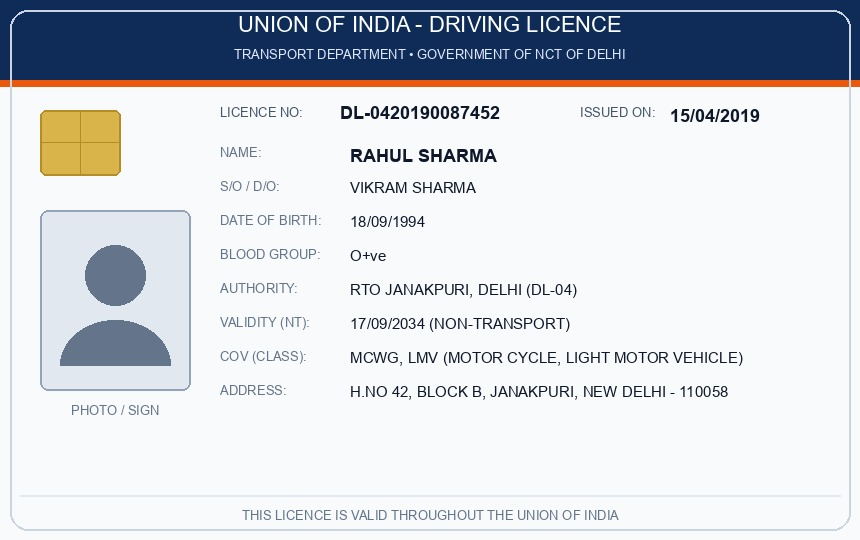
#> input picture sample_indian_licence.jpg, 860 x 540 px; its folder holds only this picture in this run
$ python -i authenticity_check.py   (imports and definitions only)
#> lines starting #> are read from the running program, lines starting #| are printed output that depends on the picture
"""
Authenticity Check Module
Provides Error Level Analysis (ELA), edge sharpness, resolution,
and compression artifact checks for document images and PDFs.
"""

from PIL import Image, ImageChops, ImageEnhance, ImageFilter, ImageOps
import io
import numpy as np
import pytesseract


# [17 lines left out: function preprocess_for_ocr, not called in this run]


def compute_sharpness(image: Image.Image) -> float:
    """
    Computes sharpness score using edge filter variance.
    Higher values indicate sharp edges and readable text;
    low values (< 10) indicate heavy blur or de-focusing.
    """
    try:
        gray = image.convert("L")
        edges = gray.filter(ImageFilter.FIND_EDGES)
        edge_array = np.array(edges, dtype=np.float32)
        return float(np.var(edge_array))
    except Exception:
        return 0.0


def compute_ela(image: Image.Image, quality: int = 90) -> tuple[float, float, Image.Image]:
    """
    Performs Error Level Analysis (ELA) by re-compressing the image
    at a fixed JPEG quality and measuring the difference.

    Returns:
        max_diff (float): Maximum pixel difference across channels.
        mean_diff (float): Average pixel difference across image.
        ela_preview (Image): High-contrast visual ELA heatmap.
    """
    rgb = image.convert("RGB")
    buffer = io.BytesIO()
    rgb.save(buffer, format="JPEG", quality=quality)
    buffer.seek(0)

    compressed = Image.open(buffer).convert("RGB")
    diff = ImageChops.difference(rgb, compressed)

    # Calculate statistics
    diff_array = np.array(diff, dtype=np.float32)
    max_diff = float(np.max(diff_array))
    mean_diff = float(np.mean(diff_array))

    # Generate high-contrast preview for UI (scale up difference for human inspection)
    enhancer = ImageEnhance.Brightness(diff)
    ela_preview = enhancer.enhance(10.0)

    return max_diff, mean_diff, ela_preview


# [63 lines left out: function evaluate_document_legitimacy, not called in this run]


def analyze_image(image: Image.Image, is_pdf: bool = False, extracted_text: str = "", document_type: str = "Other Document") -> tuple[float, str, list[str], dict, Image.Image | None]:
    """
    Analyzes an image for quality, tampering indicators, compression anomalies, and semantic consistency.

    Returns:
        risk_score (float): Calculated heuristic risk score between 0 and 100.
        verdict (str): 'LIKELY GENUINE', 'REVIEW REQUIRED', or 'SUSPICIOUS'.
        checks (list[str]): Bullet-point diagnostic checklist with status icons.
        metrics (dict): Numeric features extracted from the image.
        ela_preview (Image | None): Visualized ELA map.
    """
    risk_score = 0.0
    checks = []
    metrics = {}

    width, height = image.size
    metrics["width"] = width
    metrics["height"] = height
    t_lower = extracted_text.lower().strip() if extracted_text else ""

    # -------------------------------------------------------------
    # 1. Forgery / Specimen / Watermark Check
    # -------------------------------------------------------------
    forgery_markers = [
        "specimen", "fake", "forged", "edited", "tampered", "altered",
        "photoshop", "shutterstock", "depositphotos", "freepik", "dreamstime",
        "alamy", "watermark", "dummy id", "id generator", "sample only",
        "not valid", "novelty id"
    ]
    found_forgery = [m for m in forgery_markers if m in t_lower]

    if found_forgery:
        risk_score += 85.0
        checks.append(f"🚨 **Forgery / Specimen Marker Detected**: Image contains '{', '.join(found_forgery)}'.")

    # -------------------------------------------------------------
    # 2. Resolution & Dimension Check
    # -------------------------------------------------------------
    min_dim = min(width, height)
    max_dim = max(width, height)

    if min_dim < 180 or max_dim < 250:
        risk_score += 25.0
        checks.append(f"🚨 **Low Resolution**: Dimensions {width}x{height} px too low for forensic integrity.")
    elif min_dim < 380:
        checks.append(f"✓ **Standard Card Resolution**: {width}x{height} px (cropped ID dimensions).")
    else:
        checks.append(f"✓ **Resolution High Quality**: {width}x{height} px provides crisp detail.")

    # -------------------------------------------------------------
    # 3. Edge Sharpness & Focus Analysis
    # -------------------------------------------------------------
    sharpness = compute_sharpness(image)
    metrics["sharpness"] = sharpness

    if sharpness < 8.0 and len(t_lower) < 30:
        risk_score += 35.0
        checks.append(f"🚨 **Heavy Blur / Unreadable**: Sharpness score is very low ({sharpness:.1f}).")
    elif sharpness < 18.0:
        checks.append(f"⚠️ **Mild Softness**: Text borders slightly soft ({sharpness:.1f}).")
    else:
        checks.append(f"✓ **Edge Definition Crisp**: Sharp text and security contours ({sharpness:.1f}).")

    # -------------------------------------------------------------
    # 4. Error Level Analysis (ELA) for Tampering / Splicing
    # -------------------------------------------------------------
    ela_preview = None
    try:
        max_diff, mean_diff, ela_preview = compute_ela(image)
        metrics["ela_max_diff"] = max_diff
        metrics["ela_mean_diff"] = mean_diff

        # Tampering (pasting photo or altering numbers) causes localized peak disparity
        if max_diff > 48.0 and not is_pdf:
            risk_score += min(85.0, 55.0 + (max_diff - 48.0) * 2.0)
            checks.append(f"🚨 **Compression Inconsistency**: Peak ELA diff {max_diff:.1f} indicates copy-pasted/edited artifacts.")
        elif max_diff > 38.0 and not is_pdf:
            risk_score += 20.0
            checks.append(f"⚠️ **Moderate Compression Variance**: Peak ELA diff {max_diff:.1f}.")
        else:
            checks.append(f"✓ **Uniform Compression**: Consistent compression noise (mean {mean_diff:.2f}, peak {max_diff:.1f}).")
    except Exception as e:
        checks.append(f"✓ **Compression Analysis**: Complete ({e}).")
        metrics["ela_max_diff"] = 0.0
        metrics["ela_mean_diff"] = 0.0

    # -------------------------------------------------------------
    # 5. Semantic Document Legitimacy Check
    # -------------------------------------------------------------
    if extracted_text and extracted_text.strip():
        sem_score, matched_kws = evaluate_document_legitimacy(extracted_text, document_type)
        metrics["semantic_legitimacy_score"] = sem_score
        metrics["matched_keywords"] = matched_kws

        if (sem_score >= 30.0 or len(extracted_text.strip()) > 80 or is_pdf) and not found_forgery:
            if matched_kws:
                checks.append(f"✓ **Document Content Verified**: Official terms confirmed: {', '.join(matched_kws[:4])}.")
            else:
                checks.append("✓ **Document Text Verified**: Structural text patterns match official template.")

            # If document text is authentic and no extreme tampering is detected, clear false alarm penalties
            if metrics.get("ela_max_diff", 0.0) < 42.0 or is_pdf:
                risk_score = min(risk_score, 5.0)

    # -------------------------------------------------------------
    # Calculate Final Verdict
    # -------------------------------------------------------------
    risk_score = max(0.0, min(100.0, round(risk_score, 1)))

    if risk_score >= 50.0:
        verdict = "SUSPICIOUS"
    elif risk_score >= 25.0:
        verdict = "REVIEW REQUIRED"
    else:
        verdict = "LIKELY GENUINE"

    return risk_score, verdict, checks, metrics, ela_preview

>>> from PIL import Image
>>> picture = Image.open('sample_indian_licence.jpg')
#> picture is the input picture: PIL image 860x540 RGB; mean R, G, B 207.2, 210.8, 217.3
>>> result = analyze_image(picture)
#> in compute_sharpness, `gray = image.convert("L")`:
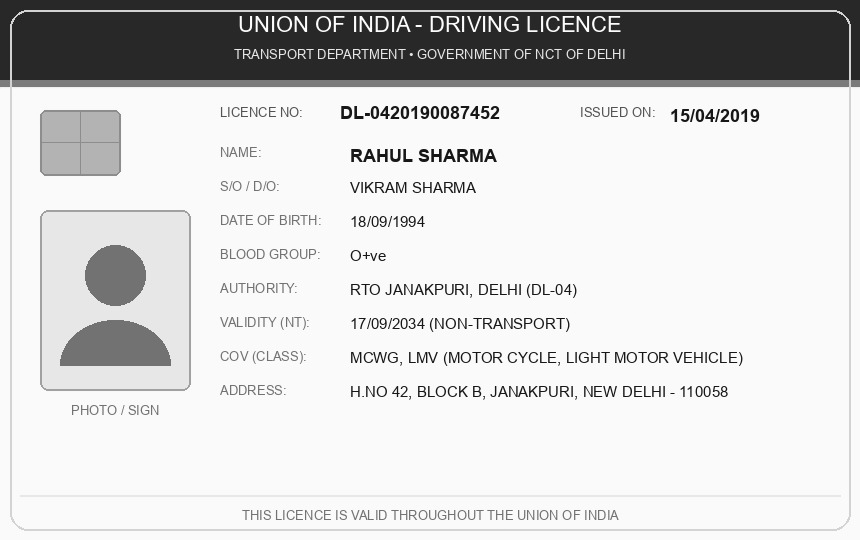
#> gray: PIL image 860x540 L; min 13, max 255, mean 210.5
#> in compute_sharpness, `edges = gray.filter(ImageFilter.FIND_EDGES)`:
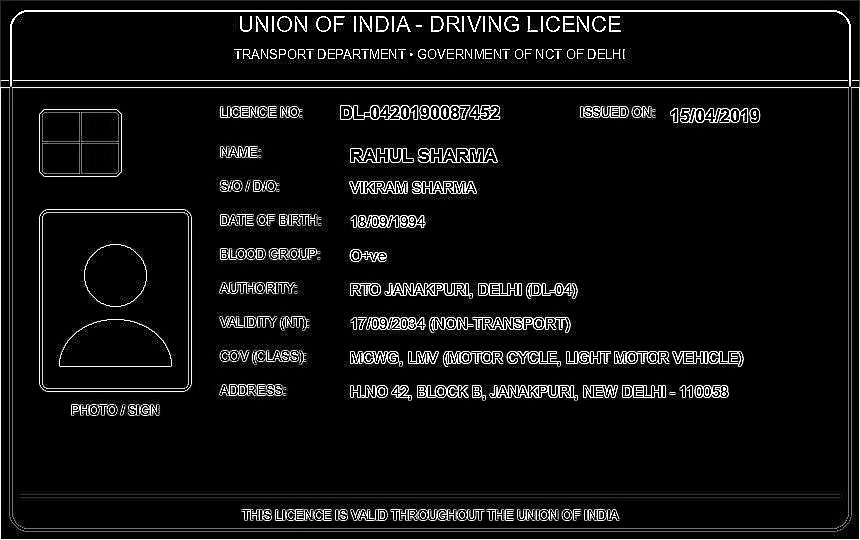
#> edges: PIL image 860x540 L; min 0, max 255, mean 16.9
#> in analyze_image, `sharpness = compute_sharpness(image)`: sharpness = 3332.9
#> in compute_ela, `diff_array = np.array(diff, dtype=np.float32)`:
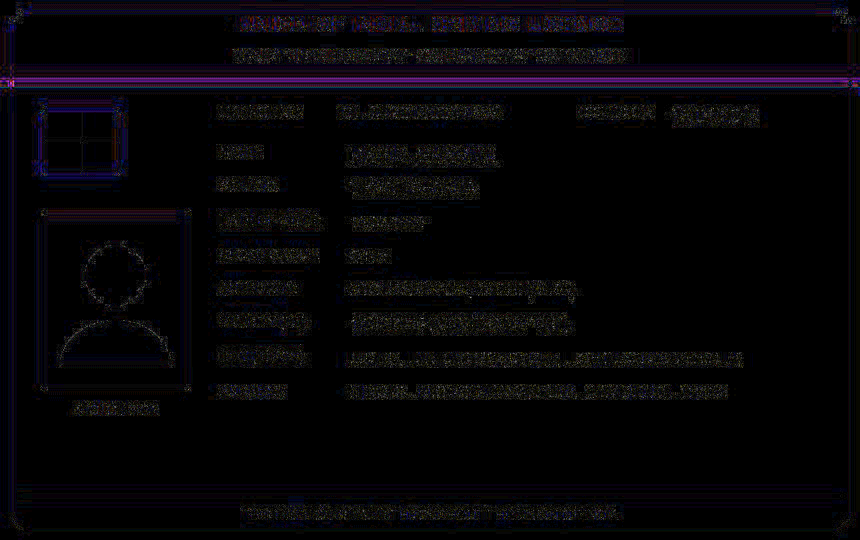
#> diff_array: shape (540, 860, 3) float32; mean R, G, B 0.7, 0.5, 0.9; drawn with min black and max white
#> in compute_ela, `max_diff = float(np.max(diff_array))`: max_diff = 29
#> in compute_ela, `mean_diff = float(np.mean(diff_array))`: mean_diff = 0.717
#> in analyze_image, `max_diff, mean_diff, ela_preview = compute_ela(image)`: max_diff = 29; mean_diff = 0.717
#> result = 5 items

$ run again, on fake licence.jpg
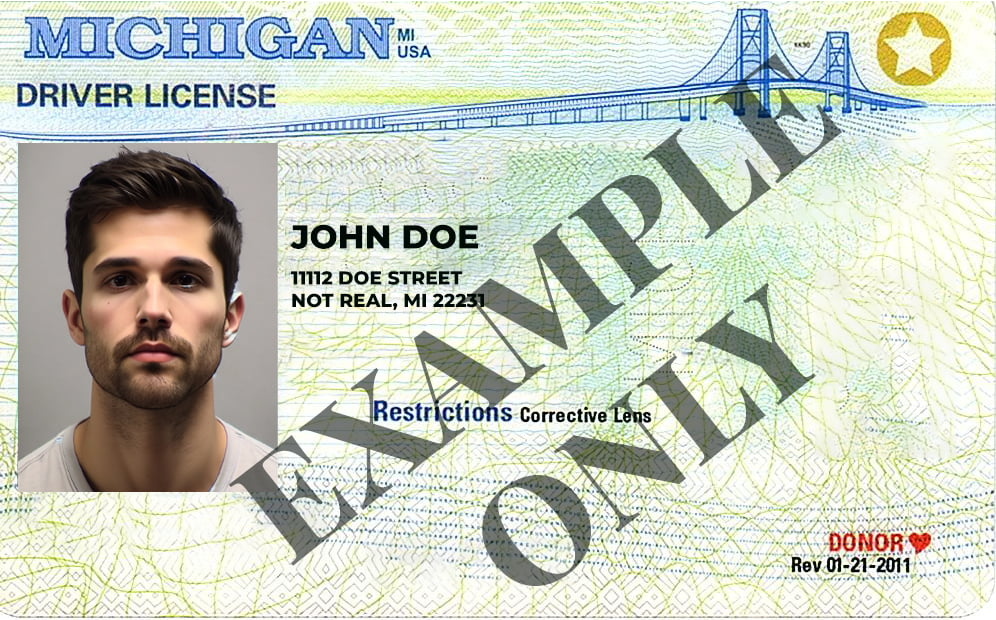
#> input picture fake licence.jpg, 996 x 620 px
#> picture is the input picture: PIL image 996x620 RGB; mean R, G, B 198.1, 203.8, 190.8
#> in compute_sharpness, `edges = gray.filter(ImageFilter.FIND_EDGES)`:
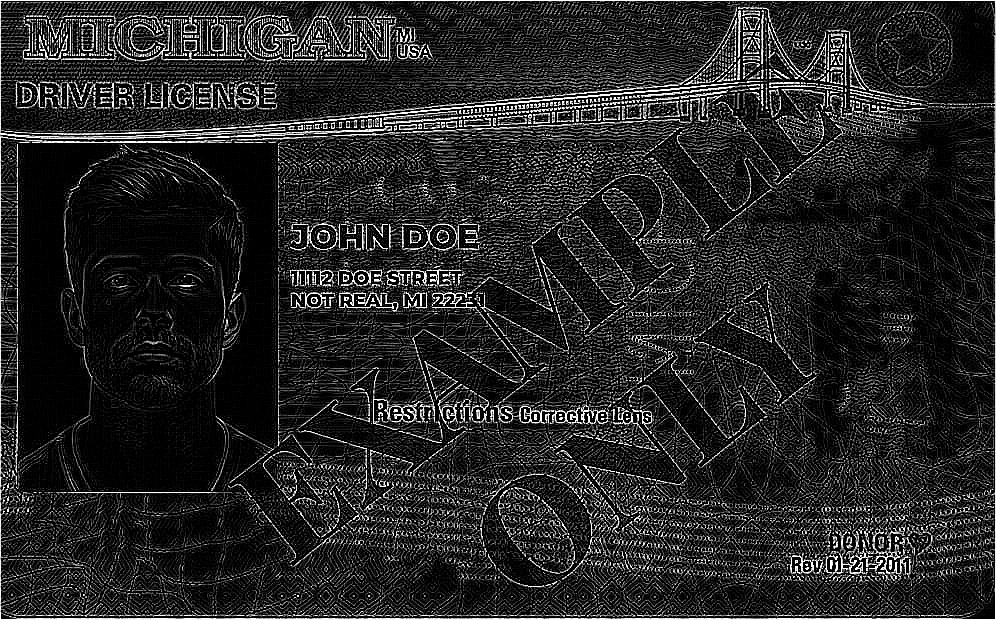
#> edges: PIL image 996x620 L; min 0, max 255, mean 37.9
#> sharpness = 3807.2
#> in compute_ela, `max_diff = float(np.max(diff_array))`: max_diff = 63
#> in compute_ela, `mean_diff = float(np.mean(diff_array))`: mean_diff = 1.93
#> in compute_ela, `ela_preview = enhancer.enhance(10.0)`:
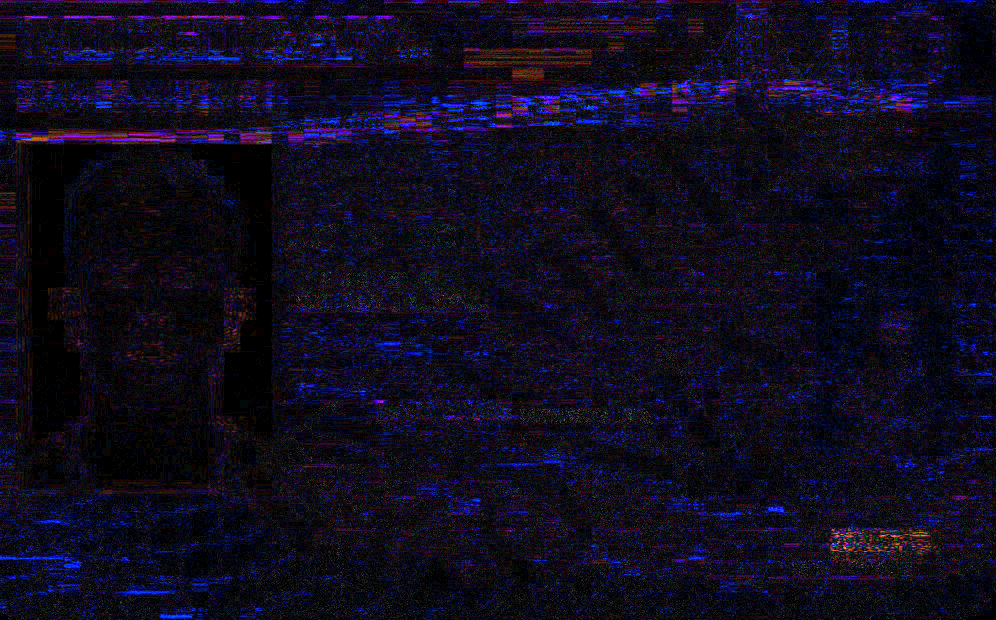
#> ela_preview: PIL image 996x620 RGB; mean R, G, B 15.6, 11.9, 30.4
#> in analyze_image, `max_diff, mean_diff, ela_preview = compute_ela(image)`: max_diff = 63; mean_diff = 1.93
#> risk_score = 85
#> result = 5 items
